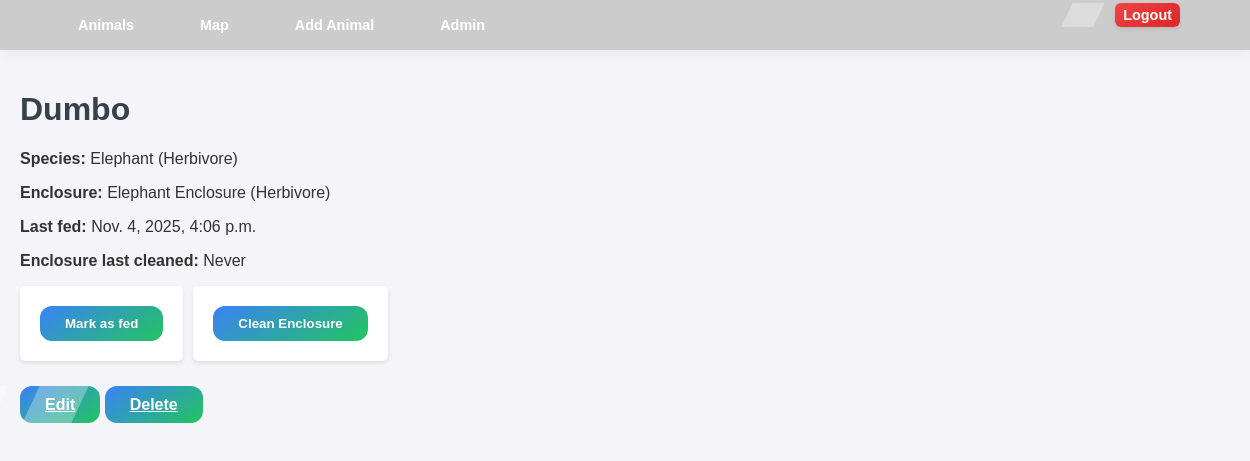
Before: /animals/101/ (signed in) with the older database file.
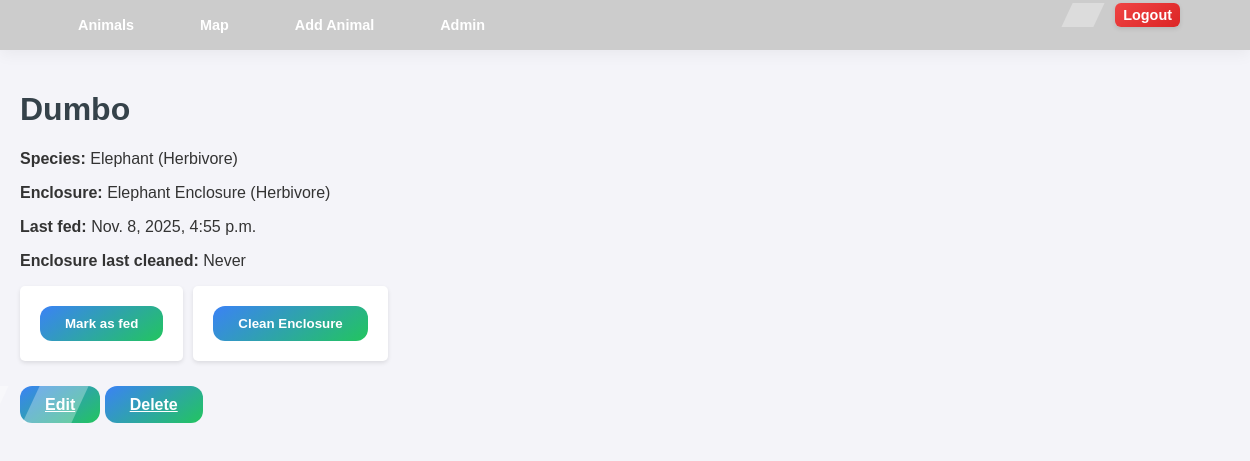
After: the same page with the newer database file.
### zookeeper/models.py (models this page shows, shortened)
class Animal(models.Model):
    owner = models.ForeignKey(User, on_delete=models.CASCADE)
    name = models.CharField(max_length=100)
    species = models.ForeignKey(Species, on_delete=models.CASCADE)
    enclosure = models.ForeignKey(Enclosure, on_delete=models.CASCADE)
    last_fed_at = models.DateTimeField(null=True, blank=True)
    created_at = models.DateTimeField(auto_now_add=True)

class Species(models.Model):
    DIET_CHOICES = [
        ('herbivore', 'Herbivore'),
        ('carnivore', 'Carnivore'),
        ('omnivore', 'Omnivore'),
    ]
    name = models.CharField(max_length=100, unique=True)
    diet = models.CharField(max_length=20, choices=DIET_CHOICES)
    def __str__(self):
        return f"{self.name} ({self.get_diet_display()})"
    class Meta:
        verbose_name_plural = "Species"

class Enclosure(models.Model):
    name = models.CharField(max_length=100, unique=True)
    description = models.TextField(blank=True)
    capacity = models.PositiveIntegerField(default=1)
    diet_type = models.CharField(
        max_length=20,
        choices=Species.DIET_CHOICES,
        help_text="Preferred diet type for this enclosure"
    )
    created_at = models.DateTimeField(auto_now_add=True)
    last_cleaned_at = models.DateTimeField(null=True, blank=True)
    def __str__(self):
        return f"{self.name} ({self.get_diet_type_display()})"

### zookeeper/views.py (the view)
# urls.py: path('animals/<int:pk>/', views.AnimalDetailView.as_view(), name='animal_detail'),
class AnimalDetailView(LoginRequiredMixin, DetailView):
    model = Animal
    template_name = 'Zoo/animal_detail.html'
    context_object_name = 'animal'
    def get_queryset(self):
        return Animal.objects.all().select_related('species', 'enclosure', 'owner')

### zookeeper/templates/Zoo/Animal_detail.html (shortened to what this page needs)
{% extends "Zoo/base.html" %}
{% block content %}
<div class="animal-detail">
    <h1 class="animal-name">{{ animal.name }}</h1>
    <p class="animal-info"><strong>Species:</strong> {{ animal.species }}</p>
    <p class="animal-info"><strong>Enclosure:</strong> {{ animal.enclosure }}</p>
    <p class="animal-info"><strong>Last fed:</strong> {{ animal.last_fed_at|default:"Never" }}</p>
    <p class="animal-info" id="enclosure-clean-status">
        <strong>Enclosure last cleaned:</strong>
        <span id="clean-timestamp">{{ animal.enclosure.last_cleaned_at|default:"Never" }}</span>
    </p>
    {% if user.is_authenticated %}
        {% if user.is_staff or user.pk == animal.owner.pk %}
        <div class="button-group">
            <form method="post" action="{% url 'animal_feed' animal.pk %}">
                <button type="submit" class="btn btn-feed">Mark as fed</button>
            </form>
            <form method="post" action="{% url 'clean_enclosure' animal.enclosure.pk %}">
                <button type="submit" class="btn btn-clean">Clean Enclosure</button>
            </form>
        </div>
        <div class="action-links">
            <a href="{% url 'animal_update' animal.pk %}" class="btn btn-edit">Edit</a>
            <a href="{% url 'animal_delete' animal.pk %}" class="btn btn-delete">Delete</a>
        </div>
        {% else %}
            <p class="info-muted">You can view this animal but you cannot modify or feed it.</p>
        {% endif %}
    {% else %}
        <p class="info-muted">You can view this animal but you cannot modify or feed it.</p>
    {% endif %}
</div>
{% endblock %}

Changed rows visible on the page:
changed Animal "Dumbo": last_fed_at "Nov. 4, 2025, 4:06 p.m." → "Nov. 8, 2025, 4:55 p.m."
